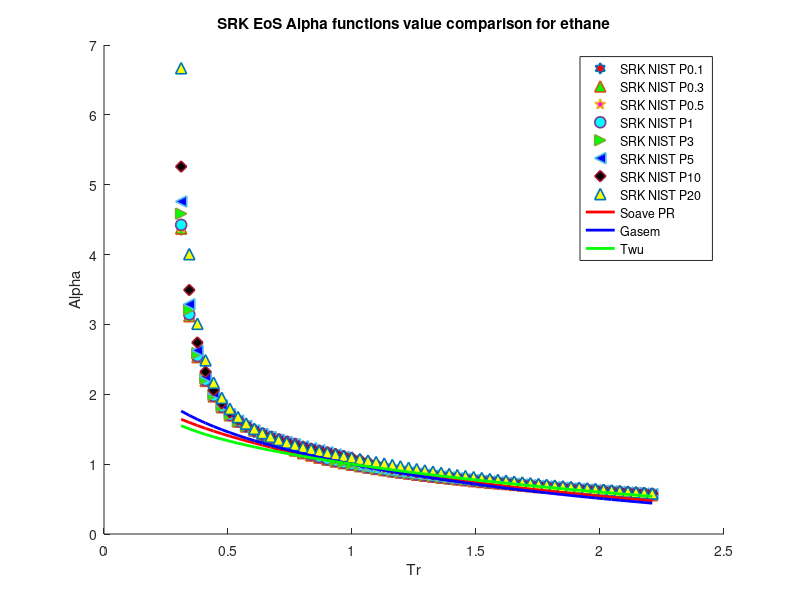

The MATLAB script that drew this image:
clear 
clc
load ethane_rho_different_pressure_data.mat
%PR methane
P = [0.1E6,0.3E6,0.5E6,1E6,3E6,5E6,10E6,20E6]; %pa
omega = 0.099; %Acentric factor
Tc = 305.33; %K
Pc = 4871800; %Pa
R = 8.31446 %J/K*mol
b = 0.08664*(R*Tc/Pc);
a = 0.42747*(((R^2)*(Tc^2))/Pc);
T = 95; %k
M = 30.07/1000; %kg/mol
S1 = 0.48508+1.55171*omega-0.15613*omega^2;
for i = 1:1:59
   Tr=T/Tc;
   Tr_list(i)=Tr;
   for j = 1:1:8
       Vm(i,j) = M/rho(i,j);
   end
   alpha_0(i) = (Tr)^(-0.171813)*exp(0.125283*(1-(Tr)^(1.77634)));
   alpha_1(i) = (Tr)^(-0.607352)*exp(0.511614*(1-(Tr)^(2.20517)));
   alpha_SRK_01(i) = ((R*T)/(Vm(i,1)-b)-P(1))*((Vm(i,1)^2+b*Vm(i,1))/a);
   alpha_SRK_03(i) = ((R*T)/(Vm(i,2)-b)-P(2))*((Vm(i,2)^2+b*Vm(i,2))/a);
   alpha_SRK_05(i) = ((R*T)/(Vm(i,3)-b)-P(3))*((Vm(i,3)^2+b*Vm(i,3))/a);
   alpha_SRK_1(i) = ((R*T)/(Vm(i,4)-b)-P(4))*((Vm(i,4)^2+b*Vm(i,4))/a);
   alpha_SRK_3(i) = ((R*T)/(Vm(i,5)-b)-P(5))*((Vm(i,5)^2+b*Vm(i,5))/a);
   alpha_SRK_5(i) = ((R*T)/(Vm(i,6)-b)-P(6))*((Vm(i,6)^2+b*Vm(i,6))/a);
   alpha_SRK_10(i) = ((R*T)/(Vm(i,7)-b)-P(7))*((Vm(i,7)^2+b*Vm(i,7))/a);
   alpha_SRK_20(i) = ((R*T)/(Vm(i,8)-b)-P(8))*((Vm(i,8)^2+b*Vm(i,8))/a);  
   alpha_soave_SRK(i) =(1+S1*(1-sqrt(Tr)))^2;
   alpha_Gasem(i) = exp((2.019+0.811*Tr)*(1-(Tr)^0.2453));
   alpha_twu(i) = alpha_0(i)+omega*(alpha_1(i)-alpha_0(i));
   Temp(i)=T;
   T = T+10;
end
hold on
plot(Tr_list,alpha_SRK_01,'h','MarkerSize',8,'MarkerFaceColor','r','LineWidth',1.2)
plot(Tr_list,alpha_SRK_03,'^','MarkerSize',8,'MarkerFaceColor','g','LineWidth',1.2)
plot(Tr_list,alpha_SRK_05,'p','MarkerSize',8,'MarkerFaceColor','m','LineWidth',1.2)
plot(Tr_list,alpha_SRK_1,'o','MarkerSize',8,'MarkerFaceColor','c','LineWidth',1.2)
plot(Tr_list,alpha_SRK_3,'>','MarkerSize',8,'MarkerFaceColor','g','LineWidth',1.2)
plot(Tr_list,alpha_SRK_5,'<','MarkerSize',8,'MarkerFaceColor','b','LineWidth',1.2)
plot(Tr_list,alpha_SRK_10,'d','MarkerSize',8,'MarkerFaceColor','k','LineWidth',1.2)
plot(Tr_list,alpha_SRK_20,'^','MarkerSize',8,'MarkerFaceColor','y','LineWidth',1.2)
plot(Tr_list,alpha_soave_SRK,'r','LineWidth',2)
plot(Tr_list,alpha_Gasem,'b','LineWidth',2)
plot(Tr_list,alpha_twu,'g','LineWidth',2)
hold off
legend('SRK NIST P0.1','SRK NIST P0.3','SRK NIST P0.5','SRK NIST P1','SRK NIST P3','SRK NIST P5','SRK NIST P10','SRK NIST P20','Soave PR','Gasem','Twu')
xlabel('Tr')
ylabel('Alpha')
title('SRK EoS Alpha functions value comparison for ethane')
